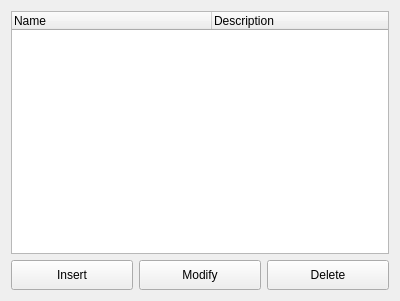
<?xml version="1.0" encoding="UTF-8"?>
<ui version="4.0">
 <class>departamentsList</class>
 <widget class="QWidget" name="departamentsList">
  <property name="geometry">
   <rect>
    <x>0</x>
    <y>0</y>
    <width>400</width>
    <height>301</height>
   </rect>
  </property>
  <property name="minimumSize">
   <size>
    <width>400</width>
    <height>300</height>
   </size>
  </property>
  <property name="windowTitle">
   <string>Departaments</string>
  </property>
  <layout class="QVBoxLayout" name="verticalLayout_2">
   <item>
    <layout class="QVBoxLayout" name="verticalLayout">
     <item>
      <widget class="QTreeWidget" name="treeWidget">
       <property name="columnCount">
        <number>2</number>
       </property>
       <attribute name="headerDefaultSectionSize">
        <number>200</number>
       </attribute>
       <attribute name="headerDefaultSectionSize">
        <number>200</number>
       </attribute>
       <column>
        <property name="text">
         <string>Name</string>
        </property>
       </column>
       <column>
        <property name="text">
         <string>Description</string>
        </property>
       </column>
      </widget>
     </item>
     <item>
      <layout class="QHBoxLayout" name="horizontalLayout">
       <item>
        <widget class="QPushButton" name="insertButton">
         <property name="sizePolicy">
          <sizepolicy hsizetype="Preferred" vsizetype="Fixed">
           <horstretch>0</horstretch>
           <verstretch>0</verstretch>
          </sizepolicy>
         </property>
         <property name="minimumSize">
          <size>
           <width>0</width>
           <height>30</height>
          </size>
         </property>
         <property name="text">
          <string>Insert</string>
         </property>
        </widget>
       </item>
       <item>
        <widget class="QPushButton" name="modifyButton">
         <property name="sizePolicy">
          <sizepolicy hsizetype="Preferred" vsizetype="Fixed">
           <horstretch>0</horstretch>
           <verstretch>0</verstretch>
          </sizepolicy>
         </property>
         <property name="minimumSize">
          <size>
           <width>0</width>
           <height>30</height>
          </size>
         </property>
         <property name="text">
          <string>Modify</string>
         </property>
        </widget>
       </item>
       <item>
        <widget class="QPushButton" name="deleteButton">
         <property name="sizePolicy">
          <sizepolicy hsizetype="Preferred" vsizetype="Fixed">
           <horstretch>0</horstretch>
           <verstretch>0</verstretch>
          </sizepolicy>
         </property>
         <property name="minimumSize">
          <size>
           <width>0</width>
           <height>30</height>
          </size>
         </property>
         <property name="text">
          <string>Delete</string>
         </property>
        </widget>
       </item>
      </layout>
     </item>
    </layout>
   </item>
  </layout>
 </widget>
 <resources/>
 <connections/>
</ui>
